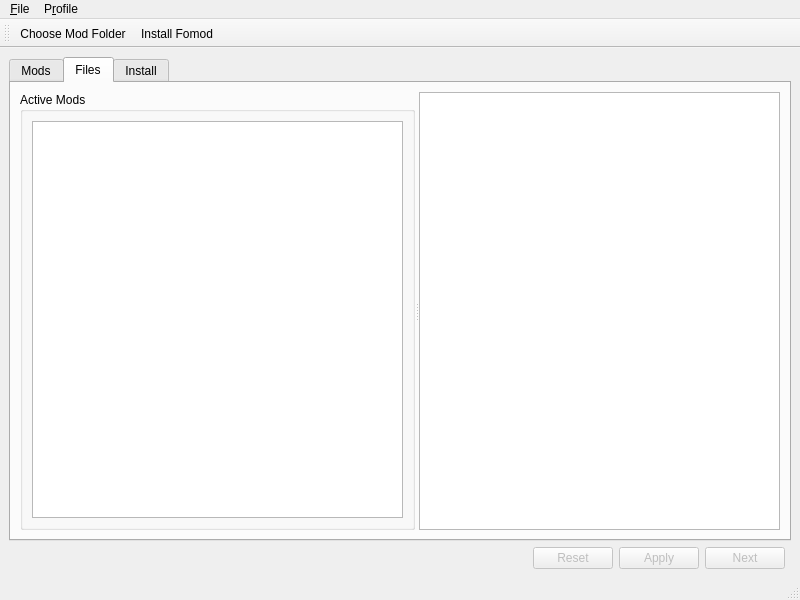
<?xml version="1.0" encoding="UTF-8"?>
<ui version="4.0">
 <class>MainWindow</class>
 <widget class="QMainWindow" name="MainWindow">
  <property name="geometry">
   <rect>
    <x>0</x>
    <y>0</y>
    <width>800</width>
    <height>600</height>
   </rect>
  </property>
  <property name="windowTitle">
   <string>MainWindow</string>
  </property>
  <widget class="QWidget" name="centralwidget">
   <layout class="QGridLayout" name="gridLayout">
    <item row="3" column="0">
     <spacer name="horizontalSpacer">
      <property name="orientation">
       <enum>Qt::Horizontal</enum>
      </property>
      <property name="sizeHint" stdset="0">
       <size>
        <width>40</width>
        <height>20</height>
       </size>
      </property>
     </spacer>
    </item>
    <item row="3" column="2">
     <widget class="QPushButton" name="next_button">
      <property name="enabled">
       <bool>false</bool>
      </property>
      <property name="layoutDirection">
       <enum>Qt::LeftToRight</enum>
      </property>
      <property name="text">
       <string>Next</string>
      </property>
      <property name="icon">
       <iconset theme="arrow-right">
        <normaloff>../../../.designer/backup</normaloff>../../../.designer/backup</iconset>
      </property>
      <property name="autoDefault">
       <bool>true</bool>
      </property>
     </widget>
    </item>
    <item row="3" column="1" alignment="Qt::AlignRight">
     <widget class="QDialogButtonBox" name="save_cancel_btnbox">
      <property name="enabled">
       <bool>false</bool>
      </property>
      <property name="standardButtons">
       <set>QDialogButtonBox::Apply|QDialogButtonBox::Reset</set>
      </property>
     </widget>
    </item>
    <item row="0" column="0" colspan="4">
     <widget class="QTabWidget" name="manager_tabs">
      <property name="currentIndex">
       <number>1</number>
      </property>
      <widget class="QWidget" name="installed_mods_tab">
       <property name="sizePolicy">
        <sizepolicy hsizetype="Expanding" vsizetype="Expanding">
         <horstretch>0</horstretch>
         <verstretch>0</verstretch>
        </sizepolicy>
       </property>
       <attribute name="title">
        <string>Mods</string>
       </attribute>
       <attribute name="toolTip">
        <string>Currently installed mods</string>
       </attribute>
       <layout class="QGridLayout" name="installed_mods_layout">
        <item row="0" column="3">
         <widget class="QGroupBox" name="move_mod_box">
          <property name="enabled">
           <bool>false</bool>
          </property>
          <property name="title">
           <string/>
          </property>
          <property name="flat">
           <bool>true</bool>
          </property>
          <layout class="QGridLayout" name="gridLayout_2">
           <property name="topMargin">
            <number>0</number>
           </property>
           <property name="bottomMargin">
            <number>0</number>
           </property>
           <item row="0" column="0">
            <widget class="QLabel" name="move_mod_label">
             <property name="text">
              <string>Install Order:</string>
             </property>
            </widget>
           </item>
           <item row="0" column="1">
            <widget class="QToolButton" name="mod_up_button">
             <property name="statusTip">
              <string>Move selected mod(s) up in the install order.</string>
             </property>
             <property name="icon">
              <iconset theme="arrow-up">
               <normaloff>.</normaloff>.</iconset>
             </property>
            </widget>
           </item>
           <item row="0" column="2">
            <widget class="QToolButton" name="mod_down_button">
             <property name="statusTip">
              <string>Move selected mod(s) down in the install order.</string>
             </property>
             <property name="icon">
              <iconset theme="arrow-down">
               <normaloff>.</normaloff>.</iconset>
             </property>
            </widget>
           </item>
           <item row="0" column="3">
            <spacer name="horizontalSpacer_2">
             <property name="orientation">
              <enum>Qt::Horizontal</enum>
             </property>
             <property name="sizeHint" stdset="0">
              <size>
               <width>40</width>
               <height>20</height>
              </size>
             </property>
            </spacer>
           </item>
          </layout>
         </widget>
        </item>
        <item row="0" column="2">
         <widget class="Line" name="line">
          <property name="orientation">
           <enum>Qt::Vertical</enum>
          </property>
         </widget>
        </item>
        <item row="0" column="0" colspan="2">
         <widget class="QGroupBox" name="profile_group">
          <property name="flat">
           <bool>true</bool>
          </property>
          <layout class="QHBoxLayout" name="horizontalLayout_2">
           <property name="topMargin">
            <number>0</number>
           </property>
           <property name="bottomMargin">
            <number>0</number>
           </property>
           <item>
            <widget class="QLabel" name="profile_label">
             <property name="text">
              <string>Profile:</string>
             </property>
             <property name="textInteractionFlags">
              <set>Qt::NoTextInteraction</set>
             </property>
             <property name="buddy">
              <cstring>profile_selector</cstring>
             </property>
            </widget>
           </item>
           <item>
            <widget class="QComboBox" name="profile_selector">
             <property name="statusTip">
              <string>Select a profile.</string>
             </property>
             <item>
              <property name="text">
               <string>Default</string>
              </property>
             </item>
             <item>
              <property name="text">
               <string>Not Default</string>
              </property>
             </item>
            </widget>
           </item>
           <item>
            <widget class="QToolButton" name="new_profile_button">
             <property name="toolTip">
              <string>Add Profile</string>
             </property>
             <property name="statusTip">
              <string>Create a new profile.</string>
             </property>
             <property name="text">
              <string/>
             </property>
             <property name="icon">
              <iconset theme="add">
               <normaloff>.</normaloff>.</iconset>
             </property>
            </widget>
           </item>
           <item>
            <widget class="QToolButton" name="remove_profile_button">
             <property name="enabled">
              <bool>false</bool>
             </property>
             <property name="toolTip">
              <string>Delete Profile</string>
             </property>
             <property name="statusTip">
              <string>Delete the active profile.</string>
             </property>
             <property name="text">
              <string>...</string>
             </property>
             <property name="icon">
              <iconset theme="remove">
               <normaloff>.</normaloff>.</iconset>
             </property>
            </widget>
           </item>
          </layout>
         </widget>
        </item>
       </layout>
      </widget>
      <widget class="QWidget" name="filetree_tab">
       <attribute name="title">
        <string>Files</string>
       </attribute>
       <layout class="QGridLayout" name="gridLayout_3">
        <item row="0" column="0">
         <widget class="QSplitter" name="splitter">
          <property name="orientation">
           <enum>Qt::Horizontal</enum>
          </property>
          <property name="childrenCollapsible">
           <bool>false</bool>
          </property>
          <widget class="QGroupBox" name="filetree_listbox">
           <property name="sizePolicy">
            <sizepolicy hsizetype="Minimum" vsizetype="Preferred">
             <horstretch>0</horstretch>
             <verstretch>0</verstretch>
            </sizepolicy>
           </property>
           <property name="minimumSize">
            <size>
             <width>250</width>
             <height>0</height>
            </size>
           </property>
           <property name="title">
            <string>Active Mods</string>
           </property>
           <layout class="QGridLayout" name="gridLayout_4">
            <item row="0" column="0">
             <widget class="QListView" name="filetree_modlist">
              <property name="sizePolicy">
               <sizepolicy hsizetype="Minimum" vsizetype="Expanding">
                <horstretch>0</horstretch>
                <verstretch>0</verstretch>
               </sizepolicy>
              </property>
              <property name="editTriggers">
               <set>QAbstractItemView::NoEditTriggers</set>
              </property>
             </widget>
            </item>
           </layout>
          </widget>
          <widget class="QTreeView" name="filetree_tree"/>
         </widget>
        </item>
       </layout>
      </widget>
      <widget class="QWidget" name="fomod_tab">
       <attribute name="title">
        <string>Install</string>
       </attribute>
       <layout class="QVBoxLayout" name="verticalLayout_2">
        <item>
         <widget class="QStackedWidget" name="installerpages">
          <property name="enabled">
           <bool>true</bool>
          </property>
          <property name="currentIndex">
           <number>0</number>
          </property>
          <widget class="QWidget" name="plugin_page_1">
           <layout class="QHBoxLayout" name="horizontalLayout">
            <item alignment="Qt::AlignLeft">
             <widget class="QListWidget" name="plugin_list">
              <property name="sizePolicy">
               <sizepolicy hsizetype="Minimum" vsizetype="Expanding">
                <horstretch>0</horstretch>
                <verstretch>0</verstretch>
               </sizepolicy>
              </property>
              <property name="mouseTracking">
               <bool>true</bool>
              </property>
              <property name="wordWrap">
               <bool>true</bool>
              </property>
              <item>
               <property name="text">
                <string>Select One Plugin Test</string>
               </property>
               <property name="checkState">
                <enum>Unchecked</enum>
               </property>
               <property name="flags">
                <set>ItemIsSelectable|ItemIsUserCheckable|ItemIsEnabled</set>
               </property>
              </item>
              <item>
               <property name="text">
                <string>ITemtest2</string>
               </property>
               <property name="checkState">
                <enum>Unchecked</enum>
               </property>
               <property name="flags">
                <set>ItemIsSelectable|ItemIsUserCheckable|ItemIsEnabled</set>
               </property>
              </item>
             </widget>
            </item>
            <item>
             <widget class="QGroupBox" name="plugin_view">
              <property name="title">
               <string>Description</string>
              </property>
              <layout class="QVBoxLayout" name="verticalLayout">
               <item alignment="Qt::AlignTop">
                <widget class="QTextBrowser" name="plugin_description_view">
                 <property name="placeholderText">
                  <string>Testing Testing We'll put some stuff here it'll be great you just know it haha.</string>
                 </property>
                </widget>
               </item>
               <item alignment="Qt::AlignHCenter|Qt::AlignVCenter">
                <widget class="QLabel" name="label">
                 <property name="sizePolicy">
                  <sizepolicy hsizetype="Ignored" vsizetype="Preferred">
                   <horstretch>0</horstretch>
                   <verstretch>0</verstretch>
                  </sizepolicy>
                 </property>
                 <property name="text">
                  <string/>
                 </property>
                 <property name="pixmap">
                  <pixmap>res/STEP/STEP.png</pixmap>
                 </property>
                 <property name="scaledContents">
                  <bool>true</bool>
                 </property>
                </widget>
               </item>
              </layout>
             </widget>
            </item>
           </layout>
          </widget>
          <widget class="QWidget" name="plugin_page_2">
           <layout class="QVBoxLayout" name="verticalLayout_3">
            <item>
             <spacer name="verticalSpacer_2">
              <property name="orientation">
               <enum>Qt::Vertical</enum>
              </property>
              <property name="sizeType">
               <enum>QSizePolicy::Minimum</enum>
              </property>
              <property name="sizeHint" stdset="0">
               <size>
                <width>20</width>
                <height>10</height>
               </size>
              </property>
             </spacer>
            </item>
            <item>
             <widget class="QListWidget" name="plugin_list_2">
              <item>
               <property name="text">
                <string>Select Any Test</string>
               </property>
               <property name="checkState">
                <enum>Unchecked</enum>
               </property>
               <property name="flags">
                <set>ItemIsSelectable|ItemIsUserCheckable|ItemIsEnabled</set>
               </property>
              </item>
              <item>
               <property name="text">
                <string>ITemtest2</string>
               </property>
               <property name="checkState">
                <enum>Unchecked</enum>
               </property>
               <property name="flags">
                <set>ItemIsSelectable|ItemIsUserCheckable|ItemIsEnabled</set>
               </property>
              </item>
             </widget>
            </item>
           </layout>
          </widget>
         </widget>
        </item>
       </layout>
      </widget>
     </widget>
    </item>
   </layout>
  </widget>
  <widget class="QMenuBar" name="menubar">
   <property name="geometry">
    <rect>
     <x>0</x>
     <y>0</y>
     <width>800</width>
     <height>34</height>
    </rect>
   </property>
   <widget class="QMenu" name="menu_File">
    <property name="title">
     <string>&amp;File</string>
    </property>
    <addaction name="action_Install_Fomod"/>
    <addaction name="actionChoose_Mod_Folder"/>
    <addaction name="separator"/>
    <addaction name="action_Quit"/>
   </widget>
   <widget class="QMenu" name="menuProfile">
    <property name="title">
     <string>P&amp;rofile</string>
    </property>
    <widget class="QMenu" name="menuIni_Files">
     <property name="title">
      <string>&amp;Ini Files</string>
     </property>
     <addaction name="actionSkyrim_ini"/>
     <addaction name="actionSkyrimPrefs_ini"/>
    </widget>
    <addaction name="actionLoad"/>
    <addaction name="actionNew"/>
    <addaction name="actionDelete"/>
    <addaction name="separator"/>
    <addaction name="menuIni_Files"/>
   </widget>
   <addaction name="menu_File"/>
   <addaction name="menuProfile"/>
  </widget>
  <widget class="QToolBar" name="toolBar">
   <property name="windowTitle">
    <string>toolBar</string>
   </property>
   <attribute name="toolBarArea">
    <enum>TopToolBarArea</enum>
   </attribute>
   <attribute name="toolBarBreak">
    <bool>false</bool>
   </attribute>
   <addaction name="actionChoose_Mod_Folder"/>
   <addaction name="action_Install_Fomod"/>
  </widget>
  <widget class="QStatusBar" name="statusBar"/>
  <action name="action_Install_Fomod">
   <property name="icon">
    <iconset theme="package-x-generic">
     <normaloff>../../../.designer/backup</normaloff>../../../.designer/backup</iconset>
   </property>
   <property name="text">
    <string>&amp;Install Fomod...</string>
   </property>
   <property name="shortcut">
    <string>Ctrl+I</string>
   </property>
  </action>
  <action name="action_Quit">
   <property name="icon">
    <iconset theme="application-exit">
     <normaloff>../../../.designer/backup</normaloff>../../../.designer/backup</iconset>
   </property>
   <property name="text">
    <string>&amp;Quit</string>
   </property>
   <property name="shortcut">
    <string>Ctrl+Q</string>
   </property>
  </action>
  <action name="actionChoose_Mod_Folder">
   <property name="icon">
    <iconset theme="folder">
     <normaloff>../../../.designer/backup</normaloff>../../../.designer/backup</iconset>
   </property>
   <property name="text">
    <string>&amp;Choose Mod Folder</string>
   </property>
   <property name="toolTip">
    <string>Choose Mod Folder</string>
   </property>
   <property name="shortcut">
    <string>Ctrl+M</string>
   </property>
  </action>
  <action name="actionLoad">
   <property name="text">
    <string>&amp;Load...</string>
   </property>
   <property name="shortcut">
    <string>Ctrl+L</string>
   </property>
  </action>
  <action name="actionNew">
   <property name="text">
    <string>&amp;New...</string>
   </property>
   <property name="shortcut">
    <string>Ctrl+N</string>
   </property>
  </action>
  <action name="actionDelete">
   <property name="text">
    <string>D&amp;elete</string>
   </property>
  </action>
  <action name="actionSkyrim_ini">
   <property name="text">
    <string>&amp;Skyrim.ini</string>
   </property>
  </action>
  <action name="actionSkyrimPrefs_ini">
   <property name="text">
    <string>SkyrimPrefs.&amp;ini</string>
   </property>
  </action>
 </widget>
 <resources/>
 <connections/>
</ui>
